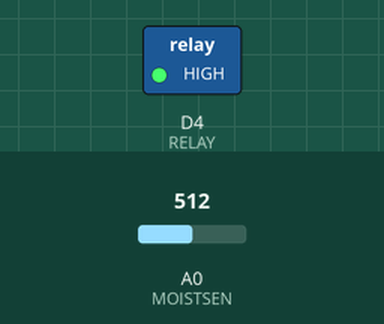
Recording of a sketch running on a simulated ESP8266 (NodeMCU). Parts: switched loads named in the sketch (green lamp = pin HIGH). Inputs (shaded band) come from the test bench; at power-on: A0 (MOISTSEN) = 512. WiFi joins after 1.5 s; servers stay silent unless stated; what the sketch prints to the serial monitor is not drawn.

Above: at 3.0 s.
At 5.5 s:
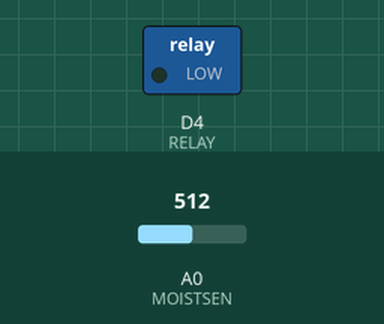
Timing chart, 0 to 9.2 s (numbered marks = the images above):
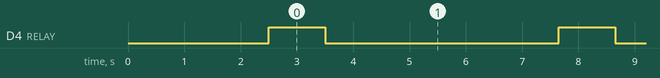

The sketch:

e_ard.ino
```cpp
#include <ESP8266WiFi.h>                                                    // esp8266 library
#include <FirebaseArduino.h>                                                // firebase library
//#include <DHT.h>                                                            // dht11 temperature and humidity sensor library

#define FIREBASE_HOST "e-irigation.firebaseio.com"                          // the project name address from firebase id
#define FIREBASE_AUTH "cFVsCHZfOsK24RilpI9cdr84WxN6rMWWVi6ibcBV"            // the secret key generated from firebase

#define WIFI_SSID "Rizwan"                                             // input your home or public wifi name
#define WIFI_PASSWORD "a1b2c3d4"                                    //password of wifi ssid

#define RELAY D4
#define MOISTSEN A0                                                           //  Analog pin connected to water level sensor
#define DHTPIN D4                                                           // digital pin connected to DHT sensor
#define DHTTYPE DHT11                                                       // select dht type as DHT 11 or DHT22
//DHT dht(DHTPIN, DHTTYPE);

void setup() {

  Serial.begin(9600);
  delay(1000);
  WiFi.begin(WIFI_SSID, WIFI_PASSWORD);                                     //try to connect with wifi
  Serial.print("Connecting to ");
  Serial.print(WIFI_SSID);
  while (WiFi.status() != WL_CONNECTED) {
    Serial.print(".");
    delay(300);
  }
  Serial.println();
  Serial.print("Connected to ");
  Serial.println(WIFI_SSID);
  Serial.print("IP Address is : ");
  Serial.println(WiFi.localIP());                                            //print local IP address
  Firebase.begin(FIREBASE_HOST, FIREBASE_AUTH);                              // connect to firebase
 // dht.begin();                                                               //Start reading dht sensor
 pinMode(RELAY,OUTPUT);
}

void loop() {
  digitalWrite(RELAY,HIGH);
  delay(1000);
  digitalWrite(RELAY,LOW);
  int l = analogRead(MOISTSEN);
  String moist = String(l);
  int a;
   String FireStatus = "";

 // float h = dht.readHumidity();                                              // Reading temperature or humidity takes about 250 milliseconds!
 // float t = dht.readTemperature();                                           // Read temperature as Celsius (the default)

 // if (isnan(h) || isnan(t)) {                                                // Check if any reads failed and exit early (to try again).
  //  Serial.println(F("Failed to read from DHT sensor!"));
  //  return;
 // }
  Serial.print("Moisture Level: ");
  Serial.print(l);
   Serial.print("\n");
  //Serial.print("Humidity: ");  Serial.print(h);
 // String fireHumid = String(h) + String("%");                                         //convert integer humidity to string humidity
 // Serial.print("%  Temperature: ");  Serial.print(t);  Serial.println("Â°C ");
 // String fireTemp = String(t) + String("Â°C");                                                     //convert integer temperature to string temperature
  delay(4000);

  if (Firebase.failed()) // Check for errors
  {

   Serial.println(Firebase.error());

  return;

  }

  Firebase.pushInt("Moisture_level",l);                               // setup path and push moisture value to database
 // Firebase.pushString("/Sensor/Humidity", fireHumid);                                  //setup path and push Humidity value to database
  //Firebase.pushString("/Sensor/Temperature", fireTemp);                                //setup path and push Temperature value to database
}
```

Measured:
- by itself, D4 (RELAY): alternates HIGH for 1.0 s and LOW for 4.2 s
